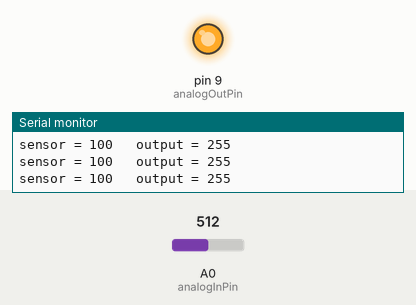
Recording of a sketch running on a simulated Arduino Uno, built with avr-gcc and run on an emulated ATmega328P. On the bench: output pins drawn as LEDs (lit = HIGH), the last lines printed to the serial monitor. The test bench sets the inputs (shaded band); at power-on: A0 (analogInPin) = 512.

Above: at 1.2 s.
1.3 s: A0 (analogInPin) set to 104
4.3 s: A0 (analogInPin) set to 90
At 5.4 s:
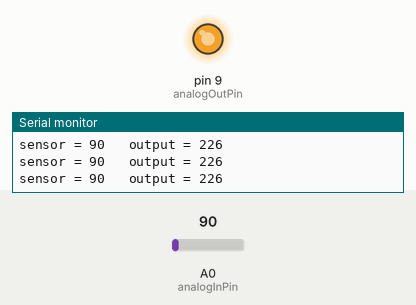
5.8 s: A0 (analogInPin) set to 0
At 7.1 s:
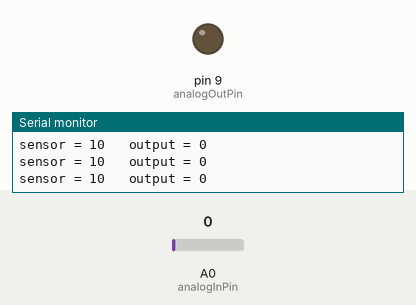
Timing chart, 0 to 8.8 s (numbered marks = the images above; inputs shaded):
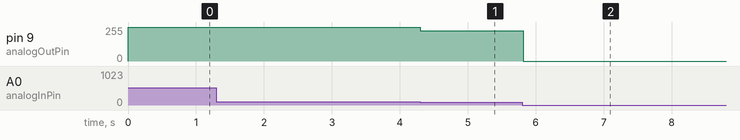

Measured:
- after the input at 4.3 s, pin 9 (analogOutPin): 255/255 → 226/255 at once
- after the input at 5.8 s, pin 9 (analogOutPin): 226/255 → 0/255 at once

The sketch:

0505_week14_LAB9.ino
```cpp
const int analogInPin = A0;  // Analog input pin that the potentiometer is attached to
const int analogOutPin = 9;  // Analog output pin that the LED is attached to

int sensorValue = 0;  // value read from the pot
int outputValue = 0;  // value output to the PWM (analog out)

void setup() {
  // initialize serial communications at 9600 bps:
  Serial.begin(9600);
}

void loop() {
  // read the analog in value:
  sensorValue = analogRead(analogInPin);
  // map it to the range of the analog out:
  if(sensorValue<10){sensorValue=10;}
  else if(sensorValue>100){sensorValue=100;}
  outputValue = map(sensorValue, 10, 100, 0, 255);
  // change the analog out value:
  analogWrite(analogOutPin, outputValue);

  // print the results to the Serial Monitor:
  Serial.print("sensor = ");
  Serial.print(sensorValue);
  Serial.print("\t output = ");
  Serial.println(outputValue);

  // wait 2 milliseconds before the next loop for the analog-to-digital
  // converter to settle after the last reading:
}
```
